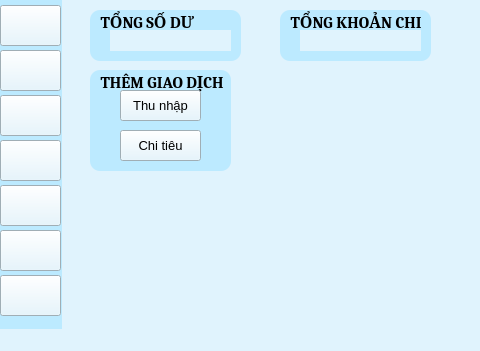
<?xml version="1.0" encoding="UTF-8"?>
<ui version="4.0">
 <class>manhinhchinh_form</class>
 <widget class="QMainWindow" name="manhinhchinh_form">
  <property name="geometry">
   <rect>
    <x>0</x>
    <y>0</y>
    <width>480</width>
    <height>351</height>
   </rect>
  </property>
  <property name="windowTitle">
   <string>Màn hình chính</string>
  </property>
  <property name="styleSheet">
   <string notr="true">background-color: rgb(224, 243, 253);</string>
  </property>
  <widget class="QWidget" name="centralwidget">
   <widget class="QLabel" name="label">
    <property name="geometry">
     <rect>
      <x>0</x>
      <y>-15</y>
      <width>62</width>
      <height>381</height>
     </rect>
    </property>
    <property name="styleSheet">
     <string notr="true">background-color: rgb(188, 234, 255);</string>
    </property>
    <property name="text">
     <string/>
    </property>
   </widget>
   <widget class="QPushButton" name="btn_home">
    <property name="geometry">
     <rect>
      <x>0</x>
      <y>5</y>
      <width>61</width>
      <height>41</height>
     </rect>
    </property>
    <property name="styleSheet">
     <string notr="true"/>
    </property>
    <property name="text">
     <string/>
    </property>
    <property name="icon">
     <iconset>
      <normaloff>images/ic_home.png</normaloff>images/ic_home.png</iconset>
    </property>
    <property name="iconSize">
     <size>
      <width>30</width>
      <height>30</height>
     </size>
    </property>
   </widget>
   <widget class="QPushButton" name="btn_themgiaodich">
    <property name="geometry">
     <rect>
      <x>0</x>
      <y>50</y>
      <width>61</width>
      <height>41</height>
     </rect>
    </property>
    <property name="styleSheet">
     <string notr="true"/>
    </property>
    <property name="text">
     <string/>
    </property>
    <property name="icon">
     <iconset>
      <normaloff>images/ic_addtransaction.png</normaloff>images/ic_addtransaction.png</iconset>
    </property>
    <property name="iconSize">
     <size>
      <width>30</width>
      <height>30</height>
     </size>
    </property>
   </widget>
   <widget class="QPushButton" name="btn_xemlichsu">
    <property name="geometry">
     <rect>
      <x>0</x>
      <y>95</y>
      <width>61</width>
      <height>41</height>
     </rect>
    </property>
    <property name="styleSheet">
     <string notr="true"/>
    </property>
    <property name="text">
     <string/>
    </property>
    <property name="icon">
     <iconset>
      <normaloff>images/ic_history.png</normaloff>images/ic_history.png</iconset>
    </property>
    <property name="iconSize">
     <size>
      <width>30</width>
      <height>30</height>
     </size>
    </property>
   </widget>
   <widget class="QPushButton" name="btn_canhbao">
    <property name="geometry">
     <rect>
      <x>0</x>
      <y>140</y>
      <width>61</width>
      <height>41</height>
     </rect>
    </property>
    <property name="styleSheet">
     <string notr="true"/>
    </property>
    <property name="text">
     <string/>
    </property>
    <property name="icon">
     <iconset>
      <normaloff>images/ic_alert.png</normaloff>images/ic_alert.png</iconset>
    </property>
    <property name="iconSize">
     <size>
      <width>30</width>
      <height>30</height>
     </size>
    </property>
   </widget>
   <widget class="QPushButton" name="btn_caidat">
    <property name="geometry">
     <rect>
      <x>0</x>
      <y>185</y>
      <width>61</width>
      <height>41</height>
     </rect>
    </property>
    <property name="styleSheet">
     <string notr="true"/>
    </property>
    <property name="text">
     <string/>
    </property>
    <property name="icon">
     <iconset>
      <normaloff>images/ic_setting.png</normaloff>images/ic_setting.png</iconset>
    </property>
    <property name="iconSize">
     <size>
      <width>30</width>
      <height>30</height>
     </size>
    </property>
   </widget>
   <widget class="QPushButton" name="btn_hotro">
    <property name="geometry">
     <rect>
      <x>0</x>
      <y>275</y>
      <width>61</width>
      <height>41</height>
     </rect>
    </property>
    <property name="styleSheet">
     <string notr="true"/>
    </property>
    <property name="text">
     <string/>
    </property>
    <property name="icon">
     <iconset>
      <normaloff>images/ic_help.png</normaloff>images/ic_help.png</iconset>
    </property>
    <property name="iconSize">
     <size>
      <width>30</width>
      <height>30</height>
     </size>
    </property>
   </widget>
   <widget class="QPushButton" name="btn_hoso">
    <property name="geometry">
     <rect>
      <x>0</x>
      <y>230</y>
      <width>61</width>
      <height>41</height>
     </rect>
    </property>
    <property name="styleSheet">
     <string notr="true"/>
    </property>
    <property name="text">
     <string/>
    </property>
    <property name="icon">
     <iconset>
      <normaloff>images/ic_profile.png</normaloff>images/ic_profile.png</iconset>
    </property>
    <property name="iconSize">
     <size>
      <width>30</width>
      <height>30</height>
     </size>
    </property>
   </widget>
   <widget class="QLabel" name="lbl_sodu">
    <property name="geometry">
     <rect>
      <x>110</x>
      <y>30</y>
      <width>121</width>
      <height>21</height>
     </rect>
    </property>
    <property name="text">
     <string/>
    </property>
   </widget>
   <widget class="QLabel" name="label_2">
    <property name="geometry">
     <rect>
      <x>90</x>
      <y>10</y>
      <width>151</width>
      <height>51</height>
     </rect>
    </property>
    <property name="font">
     <font>
      <family>Cambria</family>
      <pointsize>12</pointsize>
      <weight>75</weight>
      <bold>true</bold>
     </font>
    </property>
    <property name="styleSheet">
     <string notr="true">background-color: rgb(188, 234, 255);
border-radius:10px</string>
    </property>
    <property name="text">
     <string>   TỔNG SỐ DƯ</string>
    </property>
    <property name="alignment">
     <set>Qt::AlignLeading|Qt::AlignLeft|Qt::AlignTop</set>
    </property>
   </widget>
   <widget class="QPushButton" name="btn_themthunhap">
    <property name="geometry">
     <rect>
      <x>120</x>
      <y>90</y>
      <width>81</width>
      <height>31</height>
     </rect>
    </property>
    <property name="font">
     <font>
      <pointsize>10</pointsize>
     </font>
    </property>
    <property name="styleSheet">
     <string notr="true"/>
    </property>
    <property name="text">
     <string>Thu nhập</string>
    </property>
    <property name="icon">
     <iconset>
      <normaloff>images/ic_add.png</normaloff>images/ic_add.png</iconset>
    </property>
    <property name="iconSize">
     <size>
      <width>20</width>
      <height>20</height>
     </size>
    </property>
   </widget>
   <widget class="QPushButton" name="btn_themchitieu">
    <property name="geometry">
     <rect>
      <x>120</x>
      <y>130</y>
      <width>81</width>
      <height>31</height>
     </rect>
    </property>
    <property name="font">
     <font>
      <pointsize>10</pointsize>
     </font>
    </property>
    <property name="styleSheet">
     <string notr="true"/>
    </property>
    <property name="text">
     <string>Chi tiêu</string>
    </property>
    <property name="icon">
     <iconset>
      <normaloff>images/ic_add.png</normaloff>images/ic_add.png</iconset>
    </property>
    <property name="iconSize">
     <size>
      <width>20</width>
      <height>20</height>
     </size>
    </property>
   </widget>
   <widget class="QLabel" name="label_3">
    <property name="geometry">
     <rect>
      <x>280</x>
      <y>10</y>
      <width>151</width>
      <height>51</height>
     </rect>
    </property>
    <property name="font">
     <font>
      <family>Cambria</family>
      <pointsize>12</pointsize>
      <weight>75</weight>
      <bold>true</bold>
     </font>
    </property>
    <property name="styleSheet">
     <string notr="true">background-color: rgb(188, 234, 255);
border-radius:10px</string>
    </property>
    <property name="text">
     <string>   TỔNG KHOẢN CHI</string>
    </property>
    <property name="alignment">
     <set>Qt::AlignLeading|Qt::AlignLeft|Qt::AlignTop</set>
    </property>
   </widget>
   <widget class="QLabel" name="label_4">
    <property name="geometry">
     <rect>
      <x>90</x>
      <y>70</y>
      <width>141</width>
      <height>101</height>
     </rect>
    </property>
    <property name="font">
     <font>
      <family>Cambria</family>
      <pointsize>12</pointsize>
      <weight>75</weight>
      <bold>true</bold>
     </font>
    </property>
    <property name="styleSheet">
     <string notr="true">background-color: rgb(188, 234, 255);
border-radius:10px</string>
    </property>
    <property name="text">
     <string>   THÊM GIAO DỊCH</string>
    </property>
    <property name="alignment">
     <set>Qt::AlignLeading|Qt::AlignLeft|Qt::AlignTop</set>
    </property>
   </widget>
   <widget class="QLabel" name="lbl_khoanchi">
    <property name="geometry">
     <rect>
      <x>300</x>
      <y>30</y>
      <width>121</width>
      <height>21</height>
     </rect>
    </property>
    <property name="text">
     <string/>
    </property>
   </widget>
   <zorder>label_4</zorder>
   <zorder>label</zorder>
   <zorder>btn_home</zorder>
   <zorder>btn_themgiaodich</zorder>
   <zorder>btn_xemlichsu</zorder>
   <zorder>btn_canhbao</zorder>
   <zorder>btn_caidat</zorder>
   <zorder>btn_hotro</zorder>
   <zorder>btn_hoso</zorder>
   <zorder>btn_themthunhap</zorder>
   <zorder>btn_themchitieu</zorder>
   <zorder>label_2</zorder>
   <zorder>lbl_sodu</zorder>
   <zorder>label_3</zorder>
   <zorder>lbl_khoanchi</zorder>
  </widget>
  <widget class="QMenuBar" name="menubar">
   <property name="geometry">
    <rect>
     <x>0</x>
     <y>0</y>
     <width>480</width>
     <height>18</height>
    </rect>
   </property>
  </widget>
  <widget class="QStatusBar" name="statusbar"/>
 </widget>
 <resources/>
 <connections/>
</ui>
